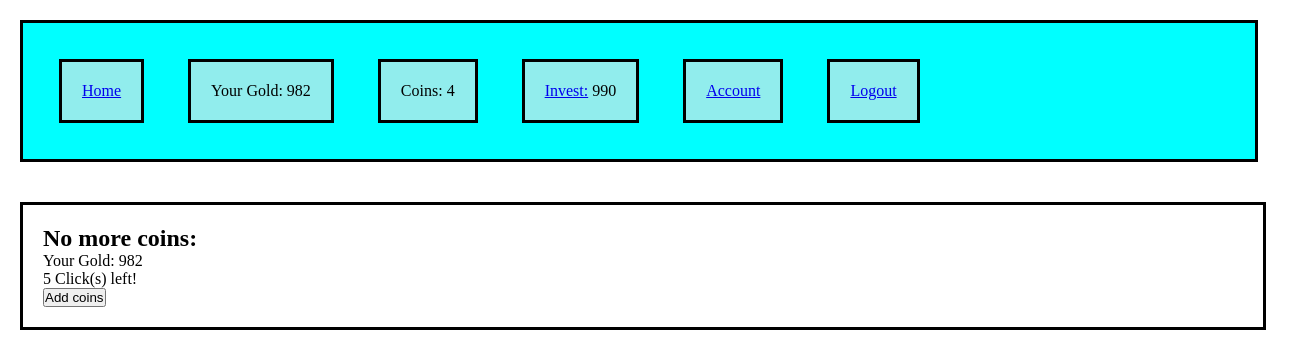
Page /no_more_coins (signed in) on the committed database.
### app1/models.py (models this page shows)
class User(models.Model):
    email = models.CharField(max_length=100)
    username =models.CharField(max_length=100)
    password = models.CharField(max_length=100)
    account_balance = models.IntegerField()
    coins = models.IntegerField()
    invested_balance = models.IntegerField()
    date_joined = models.DateTimeField(auto_now_add=True)
    investment_click_counter = models.IntegerField()
    coin_click_counter = models.IntegerField()
    level = models.IntegerField()
    objects = UserManager()

### app1/views.py (the view)
# urls.py: path('no_more_coins',views.no_more_coins),
def no_more_coins(request):
    user = User.objects.get(id=request.session['user_id'])
    context = {
    "user":user
}
    return render(request, "no_more_coins.html",context)

### app1/templates/no_more_coins.html (shortened to what this page needs)
<!DOCTYPE html>
<html>
  <head>
    {% load static %}
    <link rel="stylesheet" href="{% static 'css/invest.css' %}">
  </head>
  <body>
    <div id='above_wrapper'>
      <div><p><a href='/'>Home</a> </p></div>
      <div><p>Your Gold: {{user.account_balance}}</p></div>
      <div><p>Coins: {{user.coins}}</p></div>
      <div><p><a href='/display_invest'>Invest:</a> {{user.invested_balance}}</p></div>
      <div><p><a href='/display_account'>Account</a></p></div>
      <div><p><a href='/logout'>Logout</a></p></div>
</div>
        <div id='no_more_coins'><h2>No more coins:</h2>
        <p>Your Gold: {{user.account_balance}}</p>
        <p>{{user.coin_click_counter}} Click(s) left!</p>
        <form  action="/add_coins" method="post">
            <button name='add_coins' type="submit">Add coins</button>
        </form>
      </div>
  </body>
</html>

### app1/static/css/invest.css (style rules this page uses)
* { margin: 0px; padding: 0px; }
body { background-image: url("https://images.pexels.com/photos/3483098/pexels-photo-3483098.jpeg"); background-size: 100%; }
div { width:auto; margin:20px; background-color: rgba(230, 227, 227, 0.63); border: solid black 3px; display: inline-block; padding:20px; }
#above_wrapper { width: 1200px; background-color: cyan; margin: 20px; padding: 16px; }
#no_more_coins { width: 1200px; background-color: rgba(255, 255, 255, 0.849); }

### rows in the picture
User: account_balance "982", coins "4", invested_balance "990", coin_click_counter "5"
